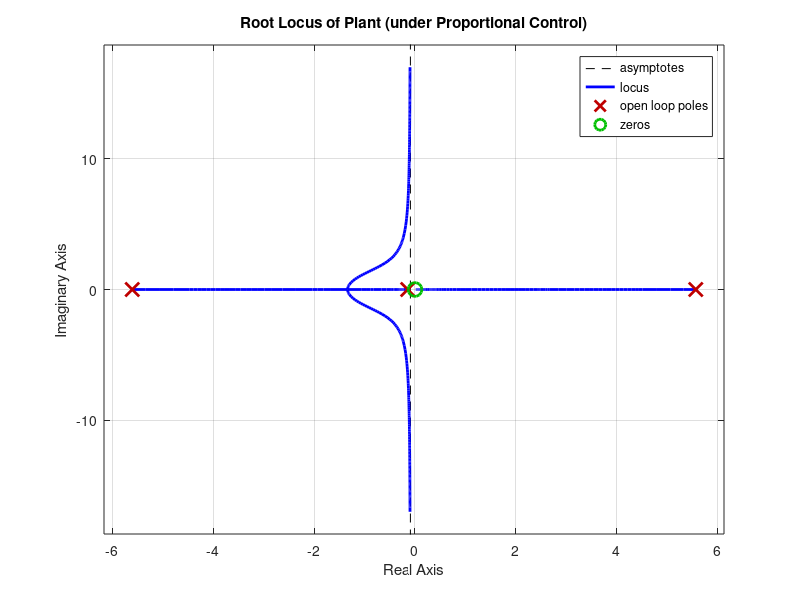

Source code (MATLAB):
M = 0.5;m = 0.2;b = 0.1;I = 0.006;g = 9.8;l = 0.3;
q = (M+m)*(I+m*l^2)-(m*l)^2;
s = tf('s');

P_cart = (((I+m*l^2)/q)*s^2 - (m*g*l/q))/(s^4 + (b*(I + m*l^2))*s^3/q - ((M + m)*m*g*l)*s^2/q - b*m*g*l*s/q);

P_pend = (m*l*s/q)/(s^3 + (b*(I + m*l^2))*s^2/q - ((M + m)*m*g*l)*s/q - b*m*g*l/q);

sys_tf = [P_cart ; P_pend];

inputs = {'u'};
outputs = {'x'; 'phi'};

set(sys_tf,'InputName',inputs)
set(sys_tf,'OutputName',outputs)

rlocus(P_pend);
title('Root Locus of Plant (under Proportional Control)')
%display(sys_tf);
%step(sys_tf);
